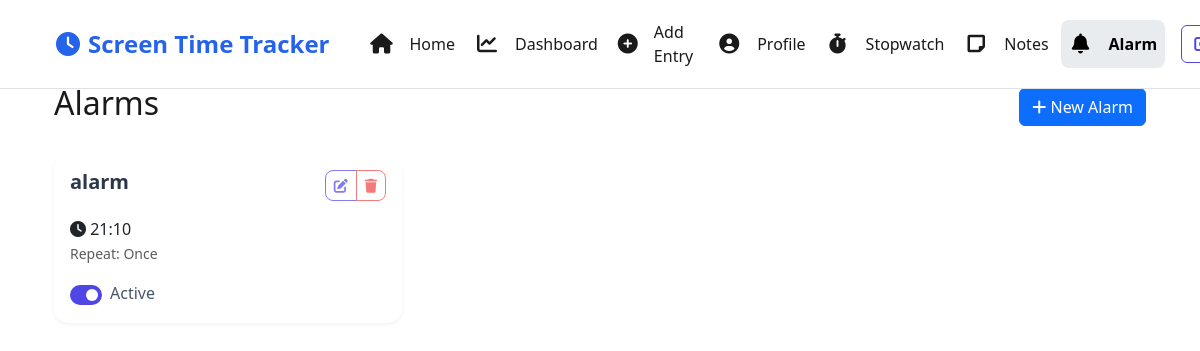
The page /alarm/ (signed in) on the database as committed earlier.
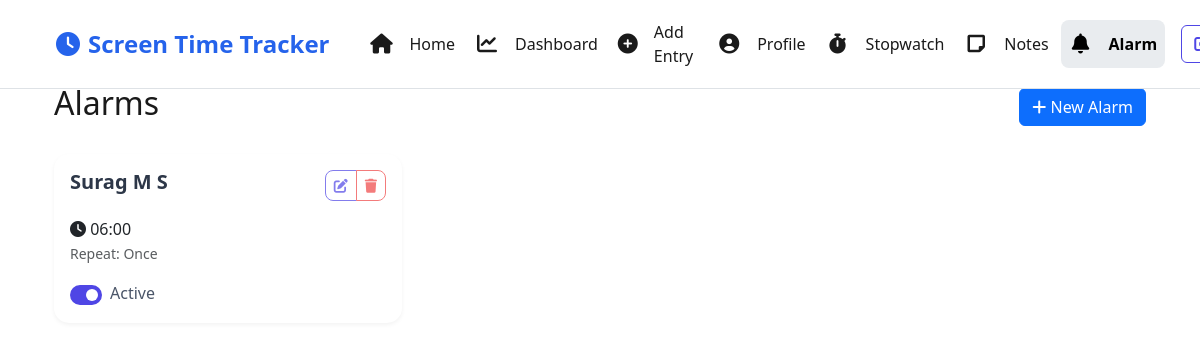
The same page on the database as committed later.
### tracker/models.py (models this page shows, shortened)
class Alarm(models.Model):
    REPEAT_CHOICES = [
        ('once', 'Once'),
        ('daily', 'Daily'),
        ('weekly', 'Weekly'),
    ]
    user = models.ForeignKey(User, on_delete=models.CASCADE)
    title = models.CharField(max_length=100)
    time = models.TimeField()
    repeat = models.CharField(max_length=10, choices=REPEAT_CHOICES, default='once')
    is_active = models.BooleanField(default=True)
    created_at = models.DateTimeField(auto_now_add=True)

### tracker/views.py (the view)
# urls.py: path('alarm/', views.alarm_list, name='alarm_list'),
@login_required
def alarm_list(request):
    alarms = Alarm.objects.filter(user=request.user).order_by('time')
    return render(request, 'tracker/alarm_list.html', {'alarms': alarms})

### tracker/templates/tracker/alarm_list.html (shortened to what this page needs)
{% extends 'tracker/base.html' %}
{% block content %}
<div class="container mt-4">
    <div class="d-flex justify-content-between align-items-center mb-4">
        <h2>Alarms</h2>
        <a href="{% url 'alarm_create' %}" class="btn btn-primary">
            <i class="fas fa-plus"></i> New Alarm
        </a>
    </div>
    <div class="row">
        {% for alarm in alarms %}
        <div class="col-md-4 mb-4">
            <div class="card">
                <div class="card-body">
                    <div class="d-flex justify-content-between align-items-start mb-3">
                        <h5 class="card-title mb-0">{{ alarm.title }}</h5>
                        <div class="btn-group">
                            <a href="{% url 'alarm_update' alarm.id %}" class="btn btn-sm btn-outline-primary">
                                <i class="fas fa-edit"></i>
                            </a>
                            <button type="button" class="btn btn-sm btn-outline-danger delete-alarm" data-id="{{ alarm.id }}">
                                <i class="fas fa-trash"></i>
                            </button>
                        </div>
                    </div>
                    <p class="card-text">
                        <i class="fas fa-clock"></i> {{ alarm.time|time:"H:i" }}
                        <br>
                        <small class="text-muted">Repeat: {{ alarm.get_repeat_display }}</small>
                    </p>
                    <div class="form-check form-switch">
                        <input class="form-check-input toggle-alarm" type="checkbox"
                               id="alarm-{{ alarm.id }}" data-id="{{ alarm.id }}"
                               {% if alarm.is_active %}checked{% endif %}>
                        <label class="form-check-label" for="alarm-{{ alarm.id }}">
                            {% if alarm.is_active %}Active{% else %}Inactive{% endif %}
                        </label>
                    </div>
                </div>
            </div>
        </div>
        {% empty %}
        <div class="col-12">
            <div class="alert alert-info">
                No alarms set. Create one to get started!
            </div>
        </div>
        {% endfor %}
    </div>
</div>
{% endblock %}

### tracker/templates/tracker/base.html (shortened to what this page needs)
<!DOCTYPE html>
<html lang="en">
<head>
    <link href="https://cdn.jsdelivr.net/npm/bootstrap@5.3.0/dist/css/bootstrap.min.css" rel="stylesheet">
    <link rel="stylesheet" href="https://cdnjs.cloudflare.com/ajax/libs/font-awesome/6.0.0/css/all.min.css">
</head>
<body>
    <nav class="navbar navbar-expand-lg navbar-light">
        <div class="container-fluid px-4">
            <a class="navbar-brand d-flex align-items-center" href="{% url 'home' %}">
                <i class="fas fa-clock me-2"></i>
                <span class="brand-text">Screen Time Tracker</span>
            </a>
            <div class="collapse navbar-collapse justify-content-end" id="navbarNav">
                <ul class="navbar-nav align-items-center">
                    <li class="nav-item">
                        <a class="nav-link {% if request.resolver_match.url_name == 'home' %}active{% endif %} d-flex align-items-center" href="{% url 'home' %}">
                            <i class="fas fa-home me-2"></i>
                            <span>Home</span>
                        </a>
                    </li>
                    <li class="nav-item">
                        <a class="nav-link {% if request.resolver_match.url_name == 'list_entries' %}active{% endif %} d-flex align-items-center" href="{% url 'list_entries' %}">
                            <i class="fas fa-chart-line me-2"></i>
                            <span>Dashboard</span>
                        </a>
                    </li>
                    <li class="nav-item">
                        <a class="nav-link {% if request.resolver_match.url_name == 'add_entry' %}active{% endif %} d-flex align-items-center" href="{% url 'add_entry' %}">
                            <i class="fas fa-plus-circle me-2"></i>
                            <span>Add Entry</span>
                        </a>
                    </li>
                    <li class="nav-item">
                        <a class="nav-link {% if request.resolver_match.url_name == 'profile' %}active{% endif %} d-flex align-items-center" href="{% url 'profile' %}">
                            <i class="fas fa-user-circle me-2"></i>
                            <span>Profile</span>
                        </a>
                    </li>
                    <li class="nav-item">
                        <a class="nav-link {% if request.resolver_match.url_name == 'stopwatch_list' %}active{% endif %} d-flex align-items-center" href="{% url 'stopwatch_list' %}">
                            <i class="fas fa-stopwatch me-2"></i>
                            <span>Stopwatch</span>
                        </a>
                    </li>
                    <li class="nav-item">
                        <a class="nav-link {% if request.resolver_match.url_name == 'note_list' %}active{% endif %} d-flex align-items-center" href="{% url 'note_list' %}">
                            <i class="fas fa-sticky-note me-2"></i>
                            <span>Notes</span>
                        </a>
                    </li>
                    <li class="nav-item">
                        <a class="nav-link {% if request.resolver_match.url_name == 'alarm_list' %}active{% endif %} d-flex align-items-center" href="{% url 'alarm_list' %}">
                            <i class="fas fa-bell me-2"></i>
                            <span>Alarm</span>
                        </a>
                    </li>
                </ul>
                <ul class="navbar-nav align-items-center ms-3 flex-row gap-2">
                    <li class="nav-item">
                        <a class="btn btn-outline-primary d-flex align-items-center" href="{% url 'logout' %}">
                            <i class="fas fa-sign-out-alt me-2"></i>
                        </a>
                    </li>
                </ul>
            </div>
        </div>
    </nav>
    {% block body_content %}
    <div class="container mt-4">
        {% block content %}{% endblock %}
    </div>
    {% endblock body_content %}
</body>
</html>

### tracker/templates/tracker/base.html (style rules this page uses)
:root { --bg-primary: #ffffff; --bg-secondary: #f8f9fa; --text-primary: #1a1a1a; --text-secondary: #6c757d; --border-color: #dee2e6; --card-bg: #ffffff; --card-border: #e9ecef; --shadow: 0 2px 4px rgba(0, 0, 0, 0.05); --primary-color: #2563eb; --success-color: #10b981; --danger-color: #ef4444; --warning-color: #f59e0b; --info-color: #3b82f6; --navbar-bg: #ffffff; --navbar-border: #dee2e6; --navbar-hover: #f8f9fa; --navbar-active: #e9ecef; }
body { background-color: var(--bg-primary); color: var(--text-primary); transition: background-color 0.3s ease, color 0.3s ease; padding-top: 60px; }
.navbar { background-color: var(--navbar-bg); border-bottom: 1px solid var(--navbar-border); padding: 0.5rem 1rem; position: fixed; top: 0; left: 0; right: 0; z-index: 1000; }
.navbar-brand { font-size: 1.5rem; font-weight: 700; color: var(--primary-color); padding: 0.5rem 1rem; border-radius: 8px; transition: all 0.3s ease; }
.navbar-nav { gap: 0.25rem; }
.nav-item { position: relative; }
.nav-link { padding: 0.75rem 1rem; border-radius: 8px; transition: all 0.3s ease; display: flex; align-items: center; gap: 0.5rem; color: var(--text-primary); }
.nav-link.active { background-color: var(--navbar-active); font-weight: 600; }
.nav-link i { font-size: 1.25rem; width: 24px; text-align: center; }

### tracker/templates/tracker/alarm_list.html (style rules this page uses)
.card { border: none; border-radius: 15px; box-shadow: 0 2px 4px rgba(0,0,0,0.05); transition: all 0.3s ease; }
.card-title { color: #2d3748; font-weight: 600; }
.btn-group { opacity: 0.7; transition: opacity 0.3s ease; }
.btn-sm { padding: 0.25rem 0.5rem; font-size: 0.875rem; border-radius: 8px; }
.btn-outline-primary { color: #4f46e5; border-color: #4f46e5; }
.btn-outline-danger { color: #ef4444; border-color: #ef4444; }
.form-check-input { width: 2.5em; height: 1.25em; margin-top: 0.2em; border: 2px solid #e2e8f0; cursor: pointer; }
.form-check-input:checked { background-color: #4f46e5; border-color: #4f46e5; }
.form-check-label { color: #4a5568; font-weight: 500; cursor: pointer; }

Rows that differ between the two databases and show on the page:
removed Alarm: title "alarm", time "21:10", repeat "Once", is_active "☑", shows "Active"
added Alarm: title "Surag M S", time "06:00", repeat "Once", is_active "☑", shows "Active"
